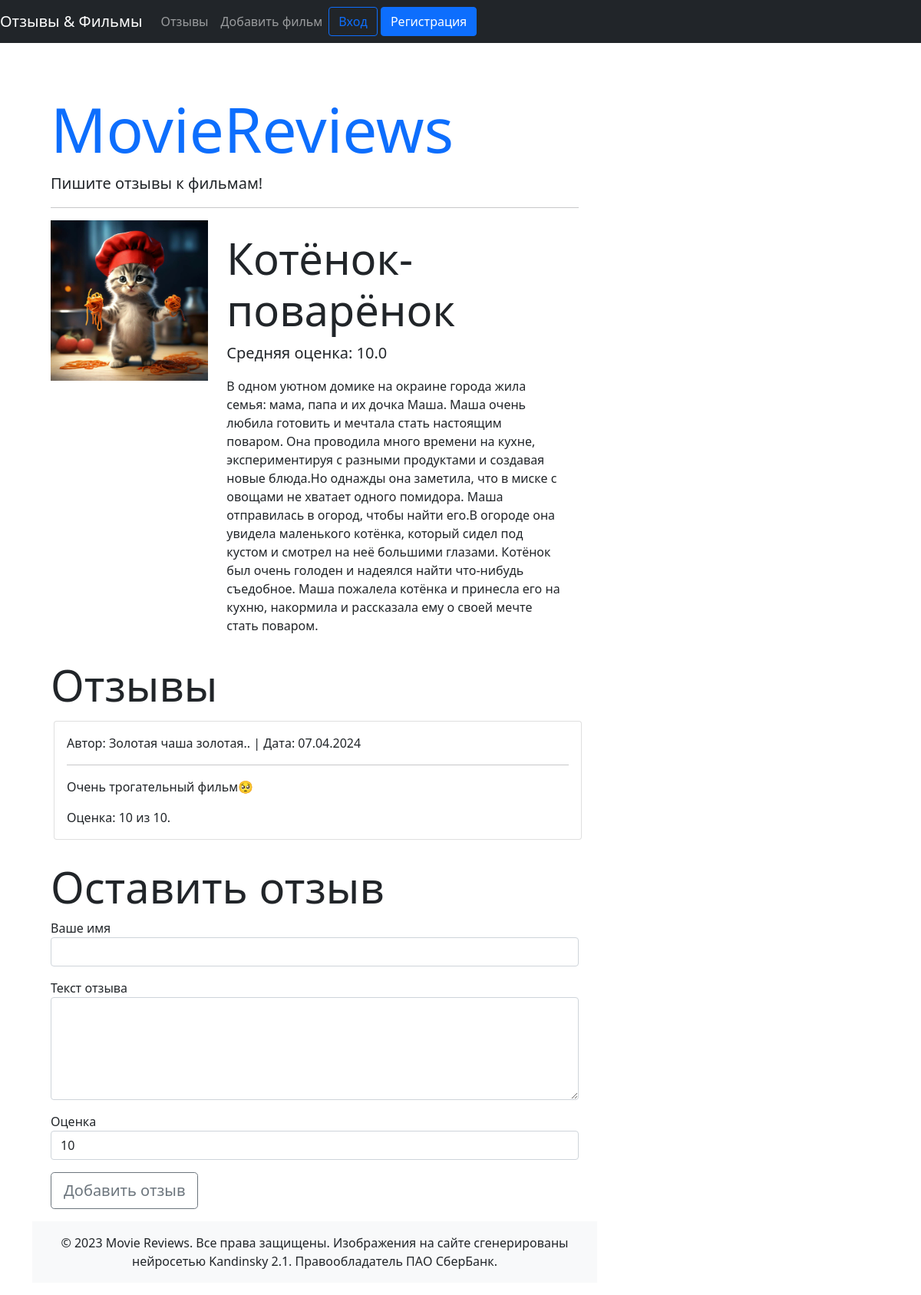
/movie/1, run on an earlier commit of the app's database.
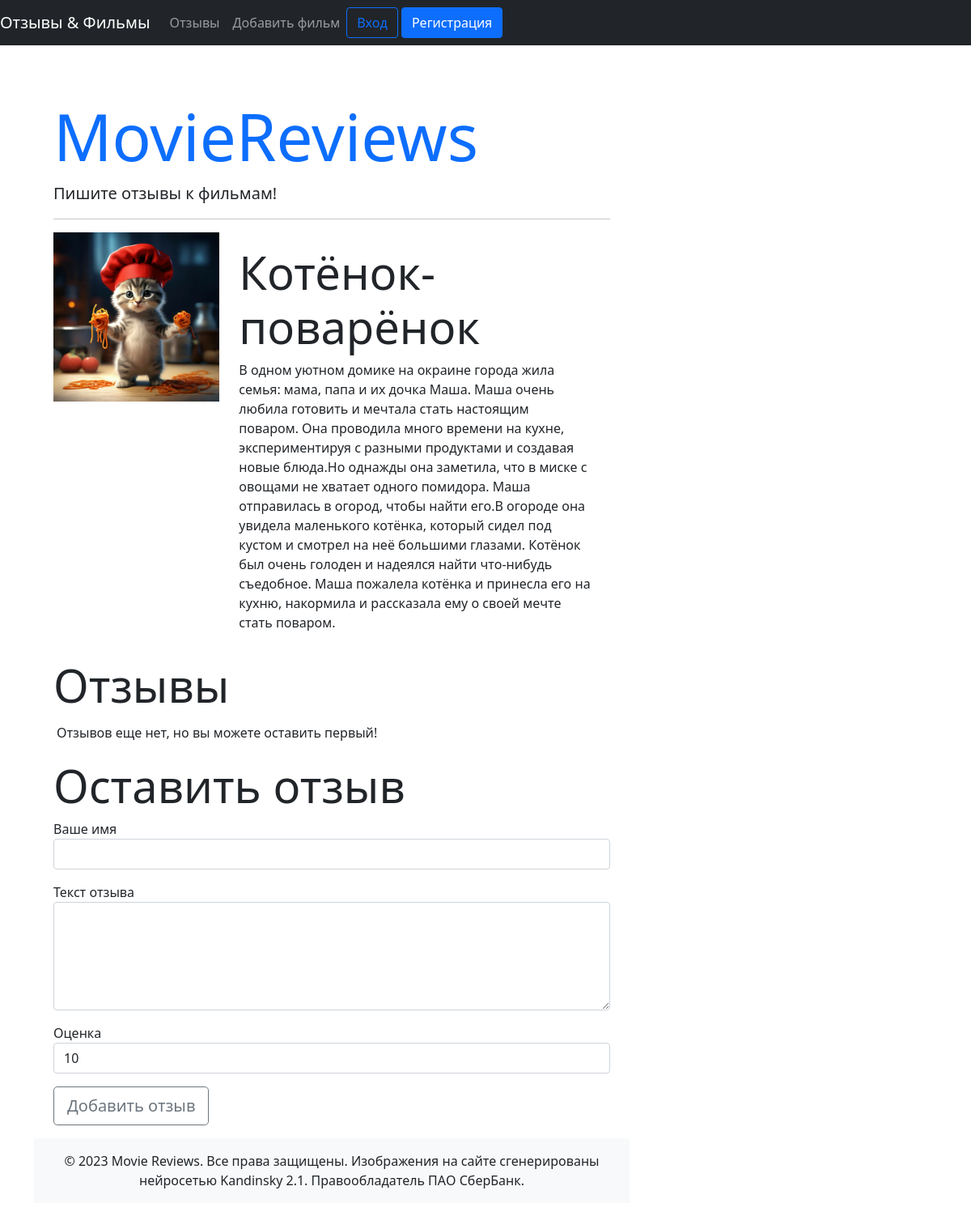
And on a later commit of the database.
### models.py (models this page shows, shortened)
class Review(db.Model):
    id = db.Column(db.Integer, primary_key=True)
    name = db.Column(db.String(255), nullable=False)
    text = db.Column(db.Text, nullable=False)
    created_date = db.Column(db.DateTime, default=datetime.utcnow)
    score = db.Column(db.Integer, nullable=False)
    movie_id = db.Column(db.Integer, db.ForeignKey('movie.id', ondelete="CASCADE"))
    movie = db.relationship('Movie', back_populates='reviews')

### views.py (the view, shortened to what this page needs)
@app.route('/movie/<int:id>', methods=['GET', 'POST'])
def movie(id):
    movie = Movie.query.get(id)
    if movie.reviews:
        avg_score = round(sum(review.score for review in movie.reviews) / len(movie.reviews), 2)
    else:
        avg_score = 0
    form = ReviewForm(score=10)
    return render_template('movie.html',
                           movie=movie,
                           avg_score=avg_score,
                           form=form)

### forms.py
class ReviewForm(FlaskForm):
    name = StringField('Ваше имя',
                       validators=[DataRequired(message="Поле не должно быть пустым")])
    text = TextAreaField('Текст отзыва',
                         validators=[DataRequired(message="Поле не должно быть пустым")])
    score = SelectField('Оценка',
                        choices=[(i, i) for i in range(1, 11)])
    submit = SubmitField('Добавить отзыв')

### templates/movie.html
{% extends 'base.html' %}
{% block content %}
  <div class="row mb-3">
    <div class="col-md-4">
      {% if movie.image %}
        <img class="img-fluid" src="{{ url_for('static', filename='images/' + movie.image) }}">
      {% endif %}
    </div>
    <div class="col-md-8">
      <h1 class="mt-3 display-4">{{ movie.title }}</h1>
      {% if avg_score %}
        <p class="lead">Средняя оценка: {{ avg_score }}</p>
      {% endif %}
      <p>{{ movie.description }}</p>
    </div>
  </div>
  <h1 class="display-4">Отзывы</h1>
  <div class="m-1">
    {% for review in movie.reviews %}
      <div class="card mb-4">
        <div class="card-body">
          <p class="card-text">Автор: {{ review.name }} | Дата: {{ review.created_date.strftime('%d.%m.%Y') }}</p>
          <hr>
          <p class="card-text font-italic">{{ review.text }}</p>
          <p class="card-text font-italic">Оценка: {{ review.score }} из 10.</p>
        </div>
      </div>
    {% else %}
      <p>Отзывов еще нет, но вы можете оставить первый!</p>
    {% endfor %}
  </div>
  <h1 class="display-4">Оставить отзыв</h1>
  {% include 'add_review.html' %}
{% endblock content %}

What changed in the data, as far as the page shows it:
removed Review: name "Золотая чаша золотая..", created_date "07.04.2024", text "Очень трогательный фильм🥺", score "10"
Also different on the page:
{{ avg_score }}: "10.0" → (not shown)
text no longer shown: "Средняя оценка:"
text now shown: "Отзывов еще нет, но вы можете оставить первый!"
